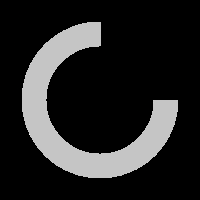
#> input picture Tests/loading/frame-1.png, 200 x 200 px; its folder holds only this picture in this run
$ python LoadingWindow.py
#> lines starting #> are read from the running program, lines starting #| are printed output that depends on the picture; after the words box and inside, x2 and y2 are one past the last pixel; in counts of white or black regions, pixels touching at a corner belong together
# Loading screen in a opencv window
import cv2

# create a window
window_name = "Loading screen"
cv2.namedWindow(window_name, cv2.WINDOW_NORMAL)

# load the loading animation frames
loading = []
num_frames = 30
for i in range(1, num_frames + 1):      # 30fps
    frame_path = f"loading/frame-{i}.png"
    print(frame_path)
    loading.append(cv2.imread(frame_path))

# display the animation in window
frame_index = 0
#> frame_index = 0
while True:
    frame = loading[frame_index]
#> frame is the input picture: shape (200, 200, 3); mean B, G, R 38.3, 38.3, 38.3
    text = "Loading images..."

    cv2.putText(frame, text, (10, frame.shape[0] - 10), cv2.FONT_HERSHEY_SIMPLEX, 0.7, (255, 255, 255), 2, cv2.LINE_AA)
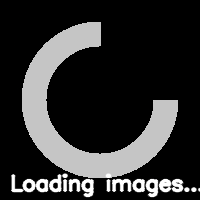
#> frame: shape (200, 200, 3); 5.62% of pixels changed, all inside (x1, y1, x2, y2) = (10, 173, 200, 198)
    cv2.imshow(window_name, frame)

    key = cv2.waitKey(100)
#> (key q is pressed here)

    if key == ord('q'):
        break

    frame_index = (frame_index + 1) % num_frames

cv2.destroyAllWindows()
